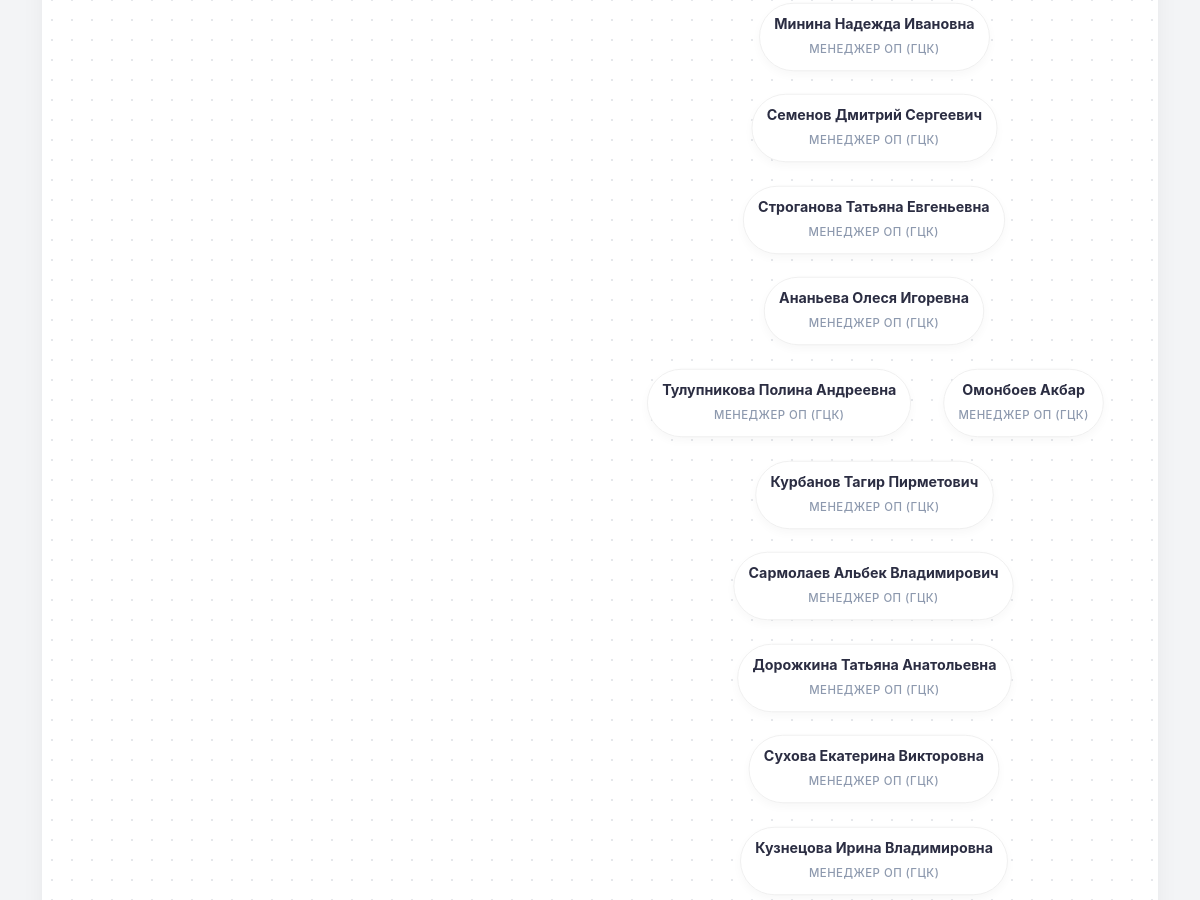
Before: / (middle part) with the older database file.
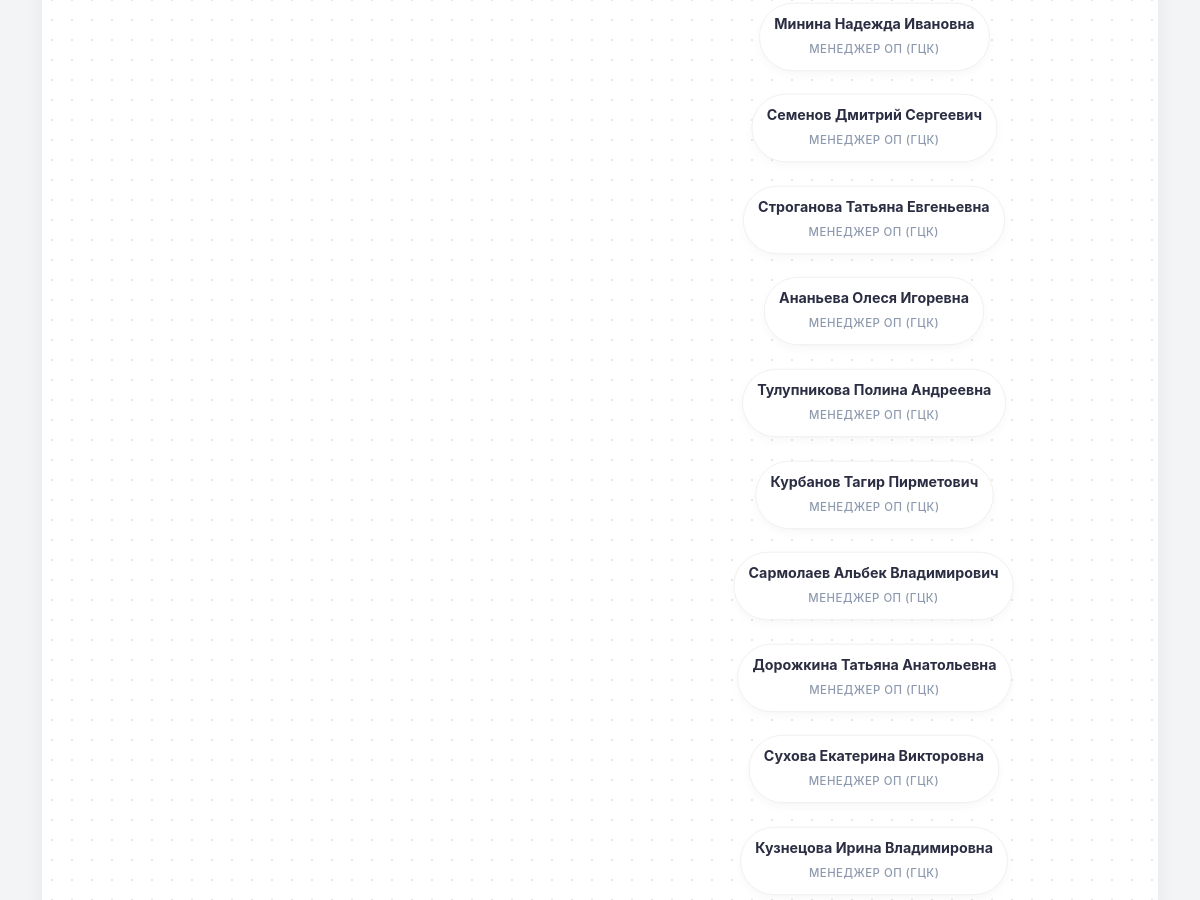
After: the same page with the newer database file.
### app.py (models this page shows, shortened)
class Employee(db.Model):
    id = db.Column(db.Integer, primary_key=True)
    name = db.Column(db.String(100), nullable=False,
                     index=True)  # Индекс для поиска
    position = db.Column(db.String(100), nullable=False,
                         index=True)  # Индекс для поиска
    birthday = db.Column(db.Date, nullable=True)
    manager_id = db.Column(db.Integer, db.ForeignKey(
        'employee.id'), nullable=True, index=True)
    children = db.relationship('Employee', backref=db.backref(
        'parent', remote_side=[id]), lazy='joined')

### app.py (the view)
@app.route('/')
def home():
    roots = Employee.query.filter_by(manager_id=None).all()
    from datetime import datetime
    today = datetime.today()
    current_month = today.month
    all_employees = Employee.query.filter(Employee.birthday != None).all()
    birthdays_this_month = []
    for emp in all_employees:
        if emp.birthday.month == current_month:
            birthdays_this_month.append(emp)
    birthdays_this_month.sort(key=lambda x: x.birthday.day)
    return render_template('index.html', roots=roots, birthdays=birthdays_this_month)

### templates/index.html (shortened to what this page needs)
{% extends "base.html" %}
{% block content %}
{% macro render_tree(employee) %}
    <li>
        <div class="tree-card">
            <span class="name">{{ employee.name }}</span>
            <span class="pos">{{ employee.position }}</span>
        </div>
        {% if employee.children %}
            <ul class="{{ 'grid-view' if employee.children|length > 8 else '' }}">
                {% for child in employee.children %}
                    {{ render_tree(child) }}
                {% endfor %}
            </ul>
        {% endif %}
    </li>
{% endmacro %}
<div class="tree-container">
    <div class="tree">
        <ul>
            {% for root in roots %}
                {{ render_tree(root) }}
            {% else %}
                <div class="alert alert-warning">
                    Сотрудники не найдены. <a href="/admin">Добавьте их в админке</a> (у самых главных оставьте поле Руководитель пустым).
                </div>
            {% endfor %}
        </ul>
    </div>
</div>
{% endblock %}

### templates/base.html (shortened to what this page needs)
<!DOCTYPE html>
<html lang="ru">
<head>
    <link href="/admin/static/bootstrap/bootstrap4/css/bootstrap.min.css" rel="stylesheet">
    <link href="/admin/static/bootstrap/bootstrap4/css/font-awesome.min.css" rel="stylesheet">
    <link href="{{ url_for('static', filename='css/style.css') }}" rel="stylesheet">
</head>
<body>
    <div class="container">
        {% block content %}{% endblock %}
    </div>
</body>
</html>

### static/css/style.css (style rules this page uses)
:root { --primary-color: #4361ee; --primary-gradient: linear-gradient(135deg, #4361ee 0%, #3a0ca3 100%); --bg-color: #f3f4f6; --card-bg: #ffffff; --text-main: #2b2d42; --text-muted: #8d99ae; --shadow-soft: 0 10px 30px -10px rgba(0, 0, 0, 0.1); --shadow-hover: 0 20px 40px -10px rgba(67, 97, 238, 0.25); --radius: 16px; }
body { background-color: var(--bg-color); font-family: -apple-system, BlinkMacSystemFont, "Segoe UI", Roboto, Helvetica, Arial, sans-serif; color: var(--text-main); line-height: 1.6; padding-top: 80px; }
.tree-container { overflow-x: auto; padding: 60px 20px; background: white; border-radius: var(--radius); box-shadow: var(--shadow-soft); text-align: center; background-image: radial-gradient(#e5e7eb 1px, transparent 1px); background-size: 20px 20px; }
.tree ul { padding-top: 20px; position: relative; display: flex; justify-content: center; }
.tree li { float: left; text-align: center; list-style-type: none; position: relative; padding: 20px 10px 0 10px; }
.tree li::before, .tree li::after { content: ''; position: absolute; top: 0; right: 50%; border-top: 2px solid #cbd5e1; width: 50%; height: 20px; }
.tree li::after { right: auto; left: 50%; border-left: 2px solid #cbd5e1; }
.tree li:only-child::after, .tree li:only-child::before { display: none; }
.tree li:only-child { padding-top: 0; }
.tree li:first-child::before, .tree li:last-child::after { border: 0 none; }
.tree li:last-child::before { border-right: 2px solid #cbd5e1; border-radius: 0 10px 0 0; }
.tree li:first-child::after { border-radius: 10px 0 0 0; }
.tree ul ul::before { content: ''; position: absolute; top: 0; left: 50%; border-left: 2px solid #cbd5e1; width: 0; height: 20px; }
.tree-card { background: white; border: 1px solid #f0f0f0; padding: 15px 25px; border-radius: 50px; display: inline-block; min-width: 180px; box-shadow: 0 4px 10px rgba(0,0,0,0.03); transition: all 0.3s cubic-bezier(0.25, 0.8, 0.25, 1); position: relative; z-index: 2; }
.tree-card .name { font-weight: 700; font-size: 15px; color: var(--text-main); display: block; }
.tree-card .pos { font-size: 12px; color: var(--text-muted); font-weight: 500; text-transform: uppercase; letter-spacing: 0.5px; }
.tree ul.grid-view { display: flex; flex-wrap: wrap; justify-content: center; max-width: 1000px; margin: 20px auto 0; padding-top: 0; position: relative; }
.tree ul.grid-view::before { display: block; height: 20px; }
.tree ul.grid-view li { float: none; flex: 0 0 auto; padding: 10px; }
.tree ul.grid-view li::before, .tree ul.grid-view li::after { display: none !important; }
.tree ul.grid-view .tree-card { min-width: 140px; padding: 10px 15px; transform: scale(0.95); }

Changed rows visible on the page:
removed Employee: name "Омонбоев Акбар", position "МЕНЕДЖЕР ОП (ГЦК)"
